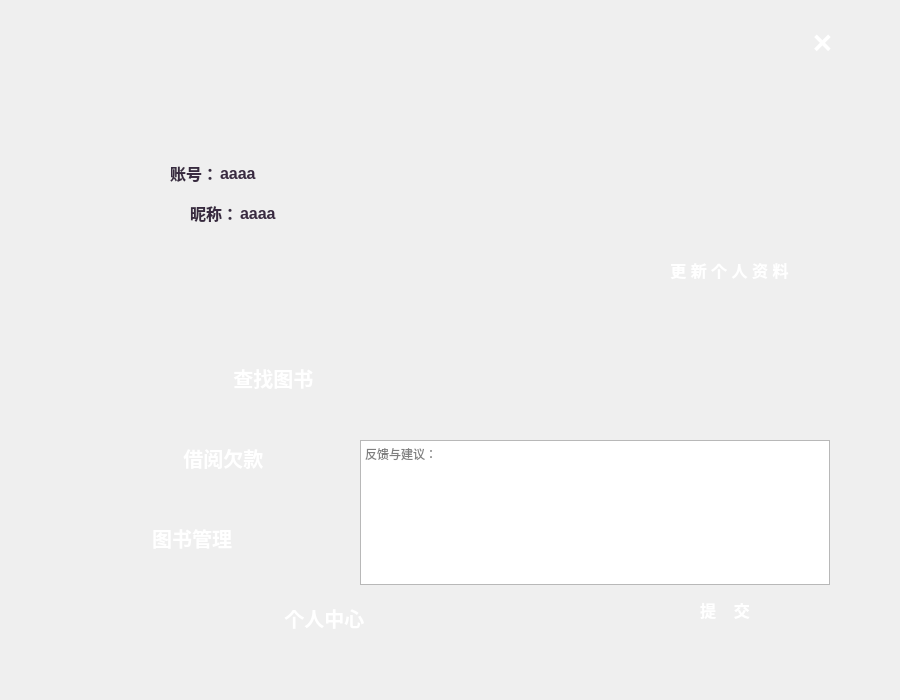
<?xml version="1.0" encoding="UTF-8"?>
<ui version="4.0">
 <class>personal</class>
 <widget class="QWidget" name="personal">
  <property name="geometry">
   <rect>
    <x>0</x>
    <y>0</y>
    <width>900</width>
    <height>700</height>
   </rect>
  </property>
  <property name="minimumSize">
   <size>
    <width>900</width>
    <height>700</height>
   </size>
  </property>
  <property name="maximumSize">
   <size>
    <width>900</width>
    <height>700</height>
   </size>
  </property>
  <property name="font">
   <font>
    <hintingpreference>PreferFullHinting</hintingpreference>
   </font>
  </property>
  <property name="windowTitle">
   <string>Form</string>
  </property>
  <property name="styleSheet">
   <string notr="true">QLabel
{
color:rgb(56,42,64);
}
QPushButton#btnClose
{
border:none;
image:url(:/image/timer_normal.png);
color:white;
}
QPushButton#btnClose:hover
{
image:url(:/image/timer_red.png);
color:white;
}

QPushButton#pushButton_2
{
border:none;
image:url(:/image/login.png);
color:white;
}
QPushButton#pushButton_2:hover
{
image:url(:/image/login-pressed.png);
color:white;
}

QPushButton#Update_Button
{
border:none;
image:url(:/image/login.png);
color:white;
}
QPushButton#Update_Button:hover
{
image:url(:/image/login-pressed.png);
color:white;
}

QPushButton#PersonalMode_Button
{
border:none;
image:url(:/image/main_more_pressed.png);
color:white;
}
QPushButton#PersonalMode_Button:hover
{
image:url(:/image/main_more_pressed.png);
color:white;
}

QPushButton#PayMode_Button
{
border:none;
image:url(:/image/main_story.png);
color:white;
}
QPushButton#PayMode_Button:hover
{
image:url(:/image/main_story_pressed.png);
color:white;
}

QPushButton#BookMode_Button
{
border:none;
image:url(:/image/main_course.png);
color:white;
}
QPushButton#BookMode_Button:hover
{
image:url(:/image/main_course_pressed.png);
color:white;
}

QPushButton#FindBookMode_Button
{
border:none;
image:url(:/image/main_musicplay.png);
color:white;
}
QPushButton#FindBookMode_Button:hover
{
image:url(:/image/main_musicplay_pressed.png);
color:white;
}

QPushButton#pushButton
{
color:white;
}
QPushButton#pushButton:hover
{
color:white;
}

</string>
  </property>
  <widget class="QPushButton" name="PersonalMode_Button">
   <property name="enabled">
    <bool>true</bool>
   </property>
   <property name="geometry">
    <rect>
     <x>130</x>
     <y>580</y>
     <width>300</width>
     <height>75</height>
    </rect>
   </property>
   <property name="sizePolicy">
    <sizepolicy hsizetype="Expanding" vsizetype="Expanding">
     <horstretch>0</horstretch>
     <verstretch>0</verstretch>
    </sizepolicy>
   </property>
   <property name="minimumSize">
    <size>
     <width>300</width>
     <height>75</height>
    </size>
   </property>
   <property name="maximumSize">
    <size>
     <width>300</width>
     <height>75</height>
    </size>
   </property>
   <property name="font">
    <font>
     <pointsize>15</pointsize>
     <bold>true</bold>
    </font>
   </property>
   <property name="focusPolicy">
    <enum>Qt::ClickFocus</enum>
   </property>
   <property name="layoutDirection">
    <enum>Qt::LeftToRight</enum>
   </property>
   <property name="autoFillBackground">
    <bool>false</bool>
   </property>
   <property name="styleSheet">
    <string notr="true">QPushButton {
    color: white;
}</string>
   </property>
   <property name="text">
    <string>                个人中心</string>
   </property>
   <property name="flat">
    <bool>true</bool>
   </property>
  </widget>
  <widget class="QPushButton" name="BookMode_Button">
   <property name="enabled">
    <bool>true</bool>
   </property>
   <property name="geometry">
    <rect>
     <x>20</x>
     <y>500</y>
     <width>300</width>
     <height>75</height>
    </rect>
   </property>
   <property name="sizePolicy">
    <sizepolicy hsizetype="Expanding" vsizetype="Expanding">
     <horstretch>0</horstretch>
     <verstretch>0</verstretch>
    </sizepolicy>
   </property>
   <property name="minimumSize">
    <size>
     <width>300</width>
     <height>75</height>
    </size>
   </property>
   <property name="maximumSize">
    <size>
     <width>300</width>
     <height>75</height>
    </size>
   </property>
   <property name="palette">
    <palette>
     <active>
      <colorrole role="WindowText">
       <brush brushstyle="SolidPattern">
        <color alpha="255">
         <red>128</red>
         <green>128</green>
         <blue>128</blue>
        </color>
       </brush>
      </colorrole>
      <colorrole role="Button">
       <brush brushstyle="SolidPattern">
        <color alpha="0">
         <red>0</red>
         <green>0</green>
         <blue>0</blue>
        </color>
       </brush>
      </colorrole>
      <colorrole role="Text">
       <brush brushstyle="SolidPattern">
        <color alpha="255">
         <red>128</red>
         <green>128</green>
         <blue>128</blue>
        </color>
       </brush>
      </colorrole>
      <colorrole role="ButtonText">
       <brush brushstyle="SolidPattern">
        <color alpha="255">
         <red>128</red>
         <green>128</green>
         <blue>128</blue>
        </color>
       </brush>
      </colorrole>
      <colorrole role="Base">
       <brush brushstyle="SolidPattern">
        <color alpha="0">
         <red>0</red>
         <green>0</green>
         <blue>0</blue>
        </color>
       </brush>
      </colorrole>
      <colorrole role="Window">
       <brush brushstyle="SolidPattern">
        <color alpha="0">
         <red>0</red>
         <green>0</green>
         <blue>0</blue>
        </color>
       </brush>
      </colorrole>
      <colorrole role="PlaceholderText">
       <brush brushstyle="SolidPattern">
        <color alpha="128">
         <red>128</red>
         <green>128</green>
         <blue>128</blue>
        </color>
       </brush>
      </colorrole>
     </active>
     <inactive>
      <colorrole role="WindowText">
       <brush brushstyle="SolidPattern">
        <color alpha="255">
         <red>128</red>
         <green>128</green>
         <blue>128</blue>
        </color>
       </brush>
      </colorrole>
      <colorrole role="Button">
       <brush brushstyle="SolidPattern">
        <color alpha="0">
         <red>0</red>
         <green>0</green>
         <blue>0</blue>
        </color>
       </brush>
      </colorrole>
      <colorrole role="Text">
       <brush brushstyle="SolidPattern">
        <color alpha="255">
         <red>128</red>
         <green>128</green>
         <blue>128</blue>
        </color>
       </brush>
      </colorrole>
      <colorrole role="ButtonText">
       <brush brushstyle="SolidPattern">
        <color alpha="255">
         <red>128</red>
         <green>128</green>
         <blue>128</blue>
        </color>
       </brush>
      </colorrole>
      <colorrole role="Base">
       <brush brushstyle="SolidPattern">
        <color alpha="0">
         <red>0</red>
         <green>0</green>
         <blue>0</blue>
        </color>
       </brush>
      </colorrole>
      <colorrole role="Window">
       <brush brushstyle="SolidPattern">
        <color alpha="0">
         <red>0</red>
         <green>0</green>
         <blue>0</blue>
        </color>
       </brush>
      </colorrole>
      <colorrole role="PlaceholderText">
       <brush brushstyle="SolidPattern">
        <color alpha="128">
         <red>128</red>
         <green>128</green>
         <blue>128</blue>
        </color>
       </brush>
      </colorrole>
     </inactive>
     <disabled>
      <colorrole role="WindowText">
       <brush brushstyle="SolidPattern">
        <color alpha="255">
         <red>128</red>
         <green>128</green>
         <blue>128</blue>
        </color>
       </brush>
      </colorrole>
      <colorrole role="Button">
       <brush brushstyle="SolidPattern">
        <color alpha="0">
         <red>0</red>
         <green>0</green>
         <blue>0</blue>
        </color>
       </brush>
      </colorrole>
      <colorrole role="Text">
       <brush brushstyle="SolidPattern">
        <color alpha="255">
         <red>128</red>
         <green>128</green>
         <blue>128</blue>
        </color>
       </brush>
      </colorrole>
      <colorrole role="ButtonText">
       <brush brushstyle="SolidPattern">
        <color alpha="255">
         <red>128</red>
         <green>128</green>
         <blue>128</blue>
        </color>
       </brush>
      </colorrole>
      <colorrole role="Base">
       <brush brushstyle="SolidPattern">
        <color alpha="0">
         <red>0</red>
         <green>0</green>
         <blue>0</blue>
        </color>
       </brush>
      </colorrole>
      <colorrole role="Window">
       <brush brushstyle="SolidPattern">
        <color alpha="0">
         <red>0</red>
         <green>0</green>
         <blue>0</blue>
        </color>
       </brush>
      </colorrole>
      <colorrole role="PlaceholderText">
       <brush brushstyle="SolidPattern">
        <color alpha="128">
         <red>128</red>
         <green>128</green>
         <blue>128</blue>
        </color>
       </brush>
      </colorrole>
     </disabled>
    </palette>
   </property>
   <property name="font">
    <font>
     <pointsize>15</pointsize>
     <bold>true</bold>
    </font>
   </property>
   <property name="mouseTracking">
    <bool>true</bool>
   </property>
   <property name="acceptDrops">
    <bool>false</bool>
   </property>
   <property name="layoutDirection">
    <enum>Qt::LeftToRight</enum>
   </property>
   <property name="autoFillBackground">
    <bool>false</bool>
   </property>
   <property name="styleSheet">
    <string notr="true">QPushButton {
    background-color: transparent;
    color: white;
}
</string>
   </property>
   <property name="text">
    <string>        图书管理</string>
   </property>
   <property name="flat">
    <bool>true</bool>
   </property>
  </widget>
  <widget class="QPushButton" name="FindBookMode_Button">
   <property name="geometry">
    <rect>
     <x>90</x>
     <y>340</y>
     <width>300</width>
     <height>75</height>
    </rect>
   </property>
   <property name="sizePolicy">
    <sizepolicy hsizetype="Expanding" vsizetype="Expanding">
     <horstretch>0</horstretch>
     <verstretch>0</verstretch>
    </sizepolicy>
   </property>
   <property name="minimumSize">
    <size>
     <width>300</width>
     <height>75</height>
    </size>
   </property>
   <property name="maximumSize">
    <size>
     <width>300</width>
     <height>75</height>
    </size>
   </property>
   <property name="font">
    <font>
     <pointsize>15</pointsize>
     <bold>true</bold>
    </font>
   </property>
   <property name="layoutDirection">
    <enum>Qt::LeftToRight</enum>
   </property>
   <property name="autoFillBackground">
    <bool>false</bool>
   </property>
   <property name="styleSheet">
    <string notr="true">QPushButton {
    background-color: transparent;
    color: white;
}
</string>
   </property>
   <property name="text">
    <string>            查找图书</string>
   </property>
   <property name="flat">
    <bool>true</bool>
   </property>
  </widget>
  <widget class="QPushButton" name="PayMode_Button">
   <property name="geometry">
    <rect>
     <x>40</x>
     <y>420</y>
     <width>300</width>
     <height>75</height>
    </rect>
   </property>
   <property name="sizePolicy">
    <sizepolicy hsizetype="Expanding" vsizetype="Expanding">
     <horstretch>0</horstretch>
     <verstretch>0</verstretch>
    </sizepolicy>
   </property>
   <property name="minimumSize">
    <size>
     <width>300</width>
     <height>75</height>
    </size>
   </property>
   <property name="maximumSize">
    <size>
     <width>300</width>
     <height>75</height>
    </size>
   </property>
   <property name="font">
    <font>
     <pointsize>15</pointsize>
     <bold>true</bold>
    </font>
   </property>
   <property name="layoutDirection">
    <enum>Qt::LeftToRight</enum>
   </property>
   <property name="autoFillBackground">
    <bool>false</bool>
   </property>
   <property name="styleSheet">
    <string notr="true">QPushButton {
    background-color: transparent;
    color: white;
}
</string>
   </property>
   <property name="text">
    <string>            借阅欠款</string>
   </property>
   <property name="flat">
    <bool>true</bool>
   </property>
  </widget>
  <widget class="QLabel" name="label">
   <property name="geometry">
    <rect>
     <x>20</x>
     <y>20</y>
     <width>860</width>
     <height>660</height>
    </rect>
   </property>
   <property name="minimumSize">
    <size>
     <width>860</width>
     <height>660</height>
    </size>
   </property>
   <property name="maximumSize">
    <size>
     <width>860</width>
     <height>660</height>
    </size>
   </property>
   <property name="text">
    <string/>
   </property>
   <property name="pixmap">
    <pixmap resource="Logo.qrc">:/image/bg_light.png</pixmap>
   </property>
   <property name="scaledContents">
    <bool>true</bool>
   </property>
  </widget>
  <widget class="QLabel" name="IDBackground">
   <property name="geometry">
    <rect>
     <x>150</x>
     <y>150</y>
     <width>690</width>
     <height>100</height>
    </rect>
   </property>
   <property name="text">
    <string/>
   </property>
   <property name="pixmap">
    <pixmap resource="Logo.qrc">:/image/bg-shapes_light.png</pixmap>
   </property>
   <property name="scaledContents">
    <bool>true</bool>
   </property>
  </widget>
  <widget class="QPushButton" name="btnClose">
   <property name="geometry">
    <rect>
     <x>770</x>
     <y>20</y>
     <width>105</width>
     <height>45</height>
    </rect>
   </property>
   <property name="font">
    <font>
     <pointsize>25</pointsize>
     <bold>true</bold>
    </font>
   </property>
   <property name="text">
    <string>×</string>
   </property>
   <property name="flat">
    <bool>true</bool>
   </property>
  </widget>
  <widget class="QLabel" name="label_2">
   <property name="geometry">
    <rect>
     <x>0</x>
     <y>10</y>
     <width>520</width>
     <height>520</height>
    </rect>
   </property>
   <property name="text">
    <string/>
   </property>
   <property name="pixmap">
    <pixmap resource="Logo.qrc">:/image/45.png</pixmap>
   </property>
   <property name="scaledContents">
    <bool>true</bool>
   </property>
  </widget>
  <widget class="QTextEdit" name="textEdit">
   <property name="geometry">
    <rect>
     <x>360</x>
     <y>440</y>
     <width>470</width>
     <height>145</height>
    </rect>
   </property>
   <property name="font">
    <font>
     <pointsize>9</pointsize>
    </font>
   </property>
   <property name="placeholderText">
    <string>反馈与建议：</string>
   </property>
  </widget>
  <widget class="QPushButton" name="pushButton_2">
   <property name="geometry">
    <rect>
     <x>620</x>
     <y>590</y>
     <width>210</width>
     <height>40</height>
    </rect>
   </property>
   <property name="font">
    <font>
     <pointsize>12</pointsize>
     <bold>true</bold>
    </font>
   </property>
   <property name="styleSheet">
    <string notr="true"/>
   </property>
   <property name="text">
    <string>提    交</string>
   </property>
   <property name="flat">
    <bool>true</bool>
   </property>
  </widget>
  <widget class="QPushButton" name="Update_Button">
   <property name="geometry">
    <rect>
     <x>620</x>
     <y>250</y>
     <width>210</width>
     <height>40</height>
    </rect>
   </property>
   <property name="sizePolicy">
    <sizepolicy hsizetype="Expanding" vsizetype="Expanding">
     <horstretch>0</horstretch>
     <verstretch>0</verstretch>
    </sizepolicy>
   </property>
   <property name="font">
    <font>
     <pointsize>12</pointsize>
     <bold>true</bold>
    </font>
   </property>
   <property name="styleSheet">
    <string notr="true"/>
   </property>
   <property name="text">
    <string>  更 新 个 人 资 料</string>
   </property>
   <property name="flat">
    <bool>true</bool>
   </property>
  </widget>
  <widget class="QLabel" name="nickname_label">
   <property name="geometry">
    <rect>
     <x>240</x>
     <y>200</y>
     <width>45</width>
     <height>26</height>
    </rect>
   </property>
   <property name="font">
    <font>
     <pointsize>12</pointsize>
     <bold>true</bold>
    </font>
   </property>
   <property name="text">
    <string>aaaa</string>
   </property>
  </widget>
  <widget class="QLabel" name="label_9">
   <property name="geometry">
    <rect>
     <x>170</x>
     <y>160</y>
     <width>60</width>
     <height>26</height>
    </rect>
   </property>
   <property name="font">
    <font>
     <pointsize>12</pointsize>
     <bold>true</bold>
    </font>
   </property>
   <property name="text">
    <string>账号：</string>
   </property>
  </widget>
  <widget class="QLabel" name="label_6">
   <property name="geometry">
    <rect>
     <x>190</x>
     <y>200</y>
     <width>60</width>
     <height>26</height>
    </rect>
   </property>
   <property name="font">
    <font>
     <pointsize>12</pointsize>
     <bold>true</bold>
    </font>
   </property>
   <property name="text">
    <string>昵称：</string>
   </property>
  </widget>
  <widget class="QLabel" name="acc_label">
   <property name="geometry">
    <rect>
     <x>220</x>
     <y>160</y>
     <width>45</width>
     <height>26</height>
    </rect>
   </property>
   <property name="font">
    <font>
     <pointsize>12</pointsize>
     <bold>true</bold>
    </font>
   </property>
   <property name="text">
    <string>aaaa</string>
   </property>
  </widget>
  <zorder>label</zorder>
  <zorder>verticalLayoutWidget_4</zorder>
  <zorder>verticalLayoutWidget</zorder>
  <zorder>verticalLayoutWidget_3</zorder>
  <zorder>PersonalMode_Button</zorder>
  <zorder>textEdit</zorder>
  <zorder>pushButton_2</zorder>
  <zorder>Update_Button</zorder>
  <zorder>btnClose</zorder>
  <zorder>label_2</zorder>
  <zorder>IDBackground</zorder>
  <zorder>nickname_label</zorder>
  <zorder>label_9</zorder>
  <zorder>label_6</zorder>
  <zorder>acc_label</zorder>
  <zorder>BookMode_Button</zorder>
  <zorder>FindBookMode_Button</zorder>
  <zorder>PayMode_Button</zorder>
 </widget>
 <resources>
  <include location="Logo.qrc"/>
 </resources>
 <connections/>
</ui>
